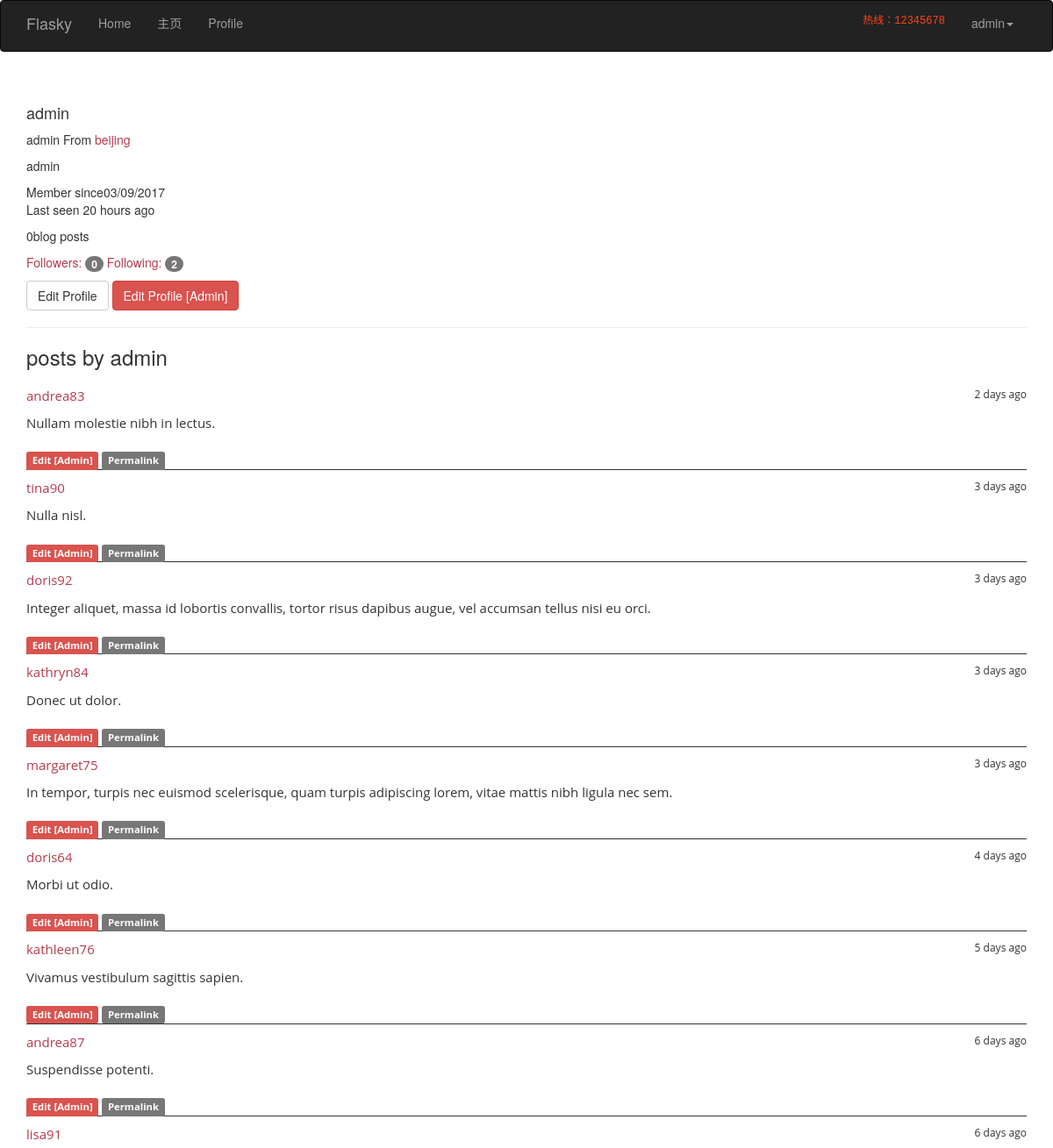
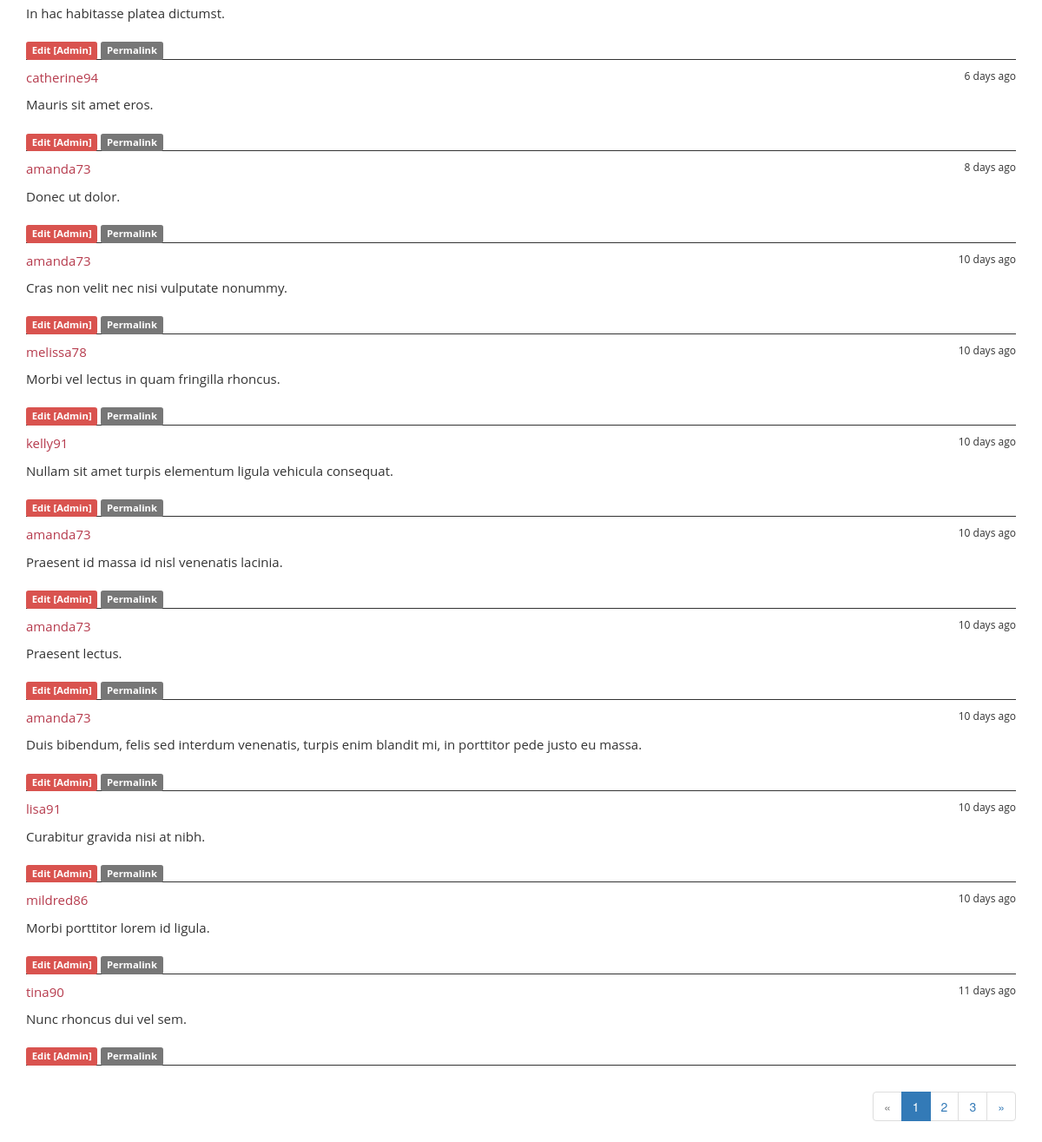
The app's page /user/admin (signed in), older data (2 pictures, top to bottom).
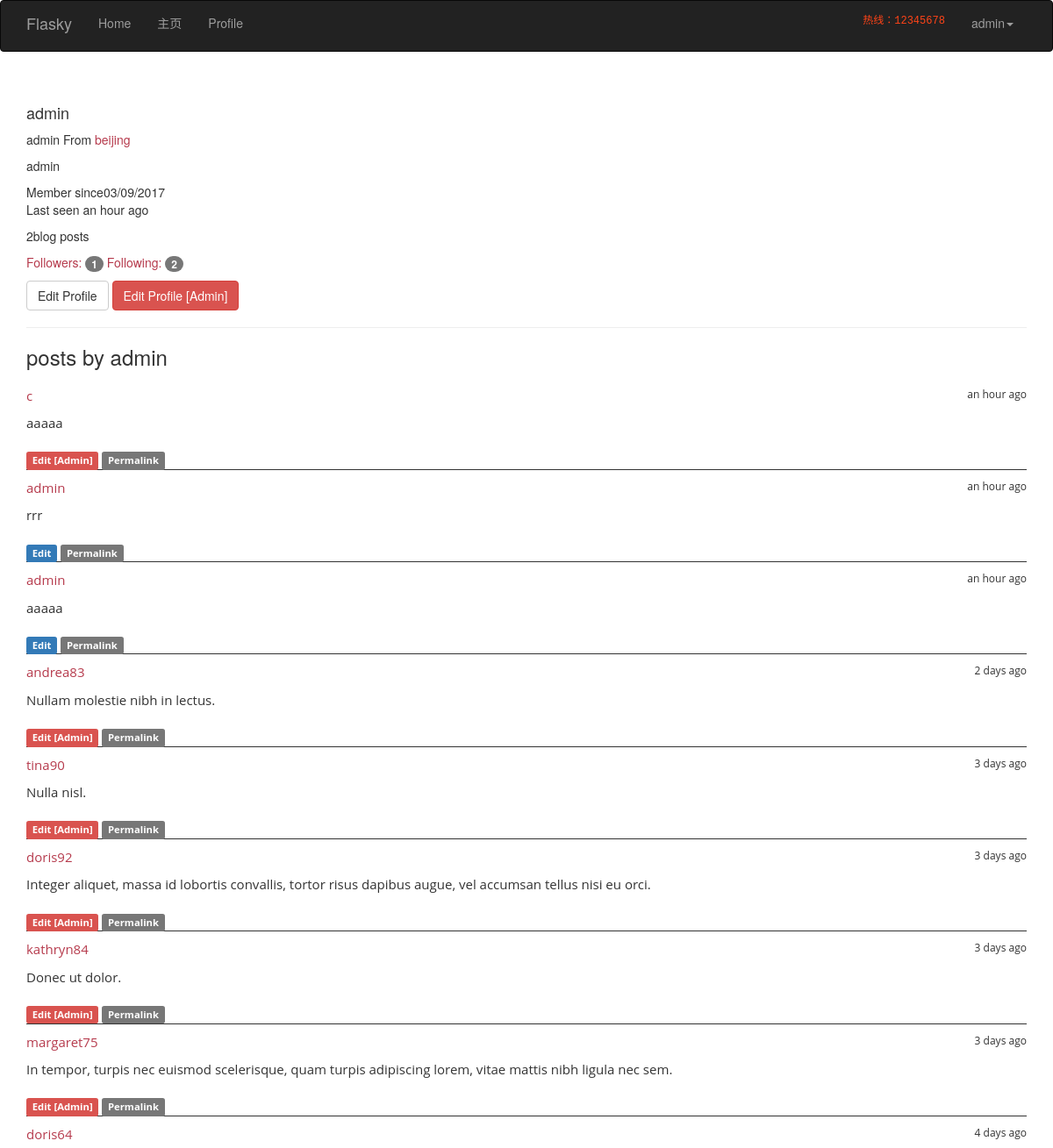
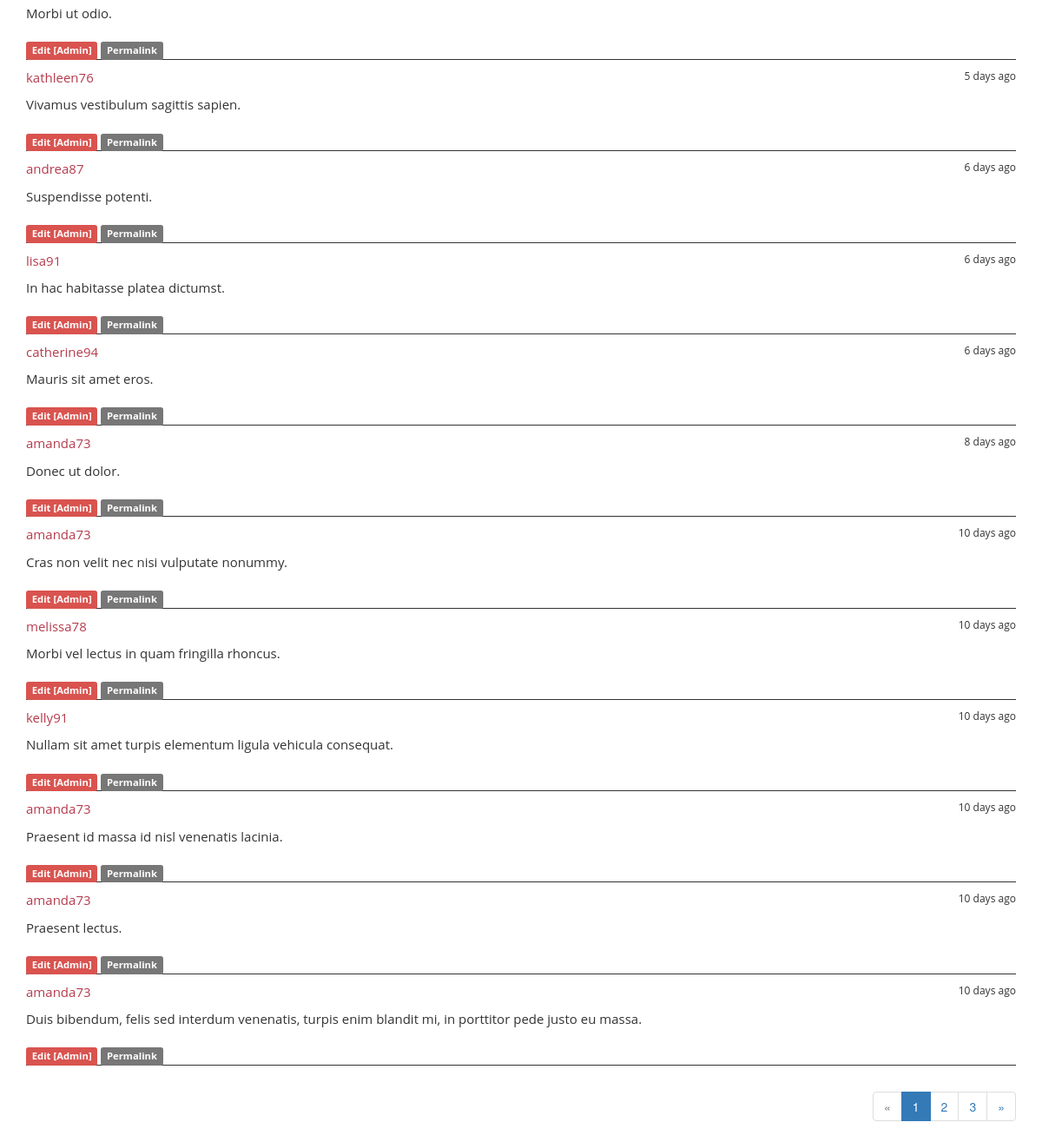
The same page, newer data (2 pictures, top to bottom).
### app/models.py (models this page shows, shortened)
class User(UserMixin,db.Model):
    __tablename__ = 'users'
    id = db.Column(db.Integer, primary_key=True)
    email= db.Column(db.String(64),unique=True,index=True)
    nickname=db.Column(db.String(64),unique= True,index=True)
    username = db.Column(db.String(64))
    role_id = db.Column(db.Integer, db.ForeignKey('roles.id'))
    password_hash = db.Column(db.String(128))
    location = db.Column(db.String(64))
    member_since = db.Column(db.DateTime(),default=datetime.utcnow)
    last_seen = db.Column(db.DateTime(),default=datetime.utcnow)
    confirmed = db.Column(db.Boolean,default=True)
    posts = db.relationship('Post',backref='author',lazy='dynamic')
    followed = db.relationship('Follow',foreign_keys=[Follow.follower_id],backref=db.backref('follower',lazy="joined"),lazy="dynamic",cascade="all,delete-orphan")
    followers = db.relationship('Follow',foreign_keys=[Follow.followed_id],backref=db.backref('followed',lazy="joined"),lazy="dynamic",cascade="all,delete-orphan")
    @property
    def password(self):
        raise AttributeError('password is not a readable attribute')
    def can(self,permissions):
        return self.role is not None and (self.role.permissions & permissions) == permissions
    def is_administrator(self):
        return self.can(Permission.ADMINISTER)
    def ping(self):
        self.last_seen = datetime.utcnow()
        db.session.add(self)

class Post(db.Model):
    __tablename__='posts'
    id = db.Column(db.Integer,primary_key=True)
    body = db.Column(db.Text)
    body_html = db.Column(db.Text)
    timestamp = db.Column(db.DateTime,index=True,default=datetime.utcnow)
    author_id = db.Column(db.Integer,db.ForeignKey('users.id'))

### app/main/views.py (the view)
@main.route('/user/<nickname>')
def user(nickname):
    user = User.query.filter_by(nickname = nickname).first()
    if user is None:
        abort(404)
    page = request.args.get('page', 1, type=int)
    pagination = Post.query.order_by(Post.timestamp.desc()).paginate(page, per_page=current_app.config[
        'FLASKY_POSTS_PER_PAGE'], error_out=False)
    posts = pagination.items
    return render_template('user.html', user=user, posts=posts,pagination=pagination)

### app/auth/views.py (called while the page is built)
@auth.before_app_request
def befor_request():
    if current_user.is_authenticated:
        current_user.ping()
        if not current_user.confirmed and request.endpoint[:5] != 'auth.':
            return redirect(url_for('auth.unconfirmed'))

@auth.before_app_request
def befor_request():
    if current_user.is_authenticated \
            and not current_user.confirmed \
            and request.endpoint[:5] != 'auth.'\
            and request.endpoint != 'static':
        return redirect(url_for('auth.unconfirmed'))

### app/main/__init__.py (called while the page is built)
@main.app_context_processor
def inject_permissions():
    return dict(Permission=Permission)

### app/models.py (called while the page is built)
@login_manager.user_loader
def load_user(user_id):
    return User.query.get(int(user_id))

### app/templates/user.html (shortened to what this page needs)
{% extends "base.html" %}
{% import "bootstrap/wtf.html" as wtf %}
{% import "_macros.html" as macro %}
{% block page_content %}
<div class="page-header">
<div class="profile-header">
    <h4>{{ user.nickname }}</h4>
    {% if user.nickname or user.location  %}
        <p>
            {% if user.nickname  %}{{ user.nickname }}{% endif %}
            {% if user.location %}From
                <a href="http://map.baidu.com/?q={{ user.location }}">{{ user.location }}</a>
             {% endif %}
        </p>
    {% endif %}
    {% if current_user.is_administrator() %}
        <p>{{ user.nickname }} </p>
    {% endif %}
    <P>
        Member since{{ moment(user.member_since).format('L') }}<br>
        Last seen {{ moment(user.last_seen).fromNow() }}
    </P>
    <P>{{ user.posts.count() }}blog posts</P>
    <P>
     <a href="{{ url_for('.followers', nickname=user.nickname) }}">Followers: <span class="badge">{{ user.followers.count() }}</span></a>
     <a href="{{ url_for('.followed_by', nickname=user.nickname) }}">Following: <span class="badge">{{ user.followed.count() }}</span></a>
    </p>
    <p>
        {% if user ==current_user %}
            <a class="btn btn-default" href="{{ url_for(".edit_profile") }}">Edit Profile</a>
        {% endif %}
        {% if current_user.is_administrator() %}
            <a class="btn btn-danger" href="{{ url_for('.edit_profile_admin', id=user.id) }}">Edit Profile [Admin]</a>
        {% endif %}
    </P>
</div>
</div>
<h3>posts by {{ user.nickname }}</h3>
{% include 'posts.html' %}
{% if pagination %}
    <div class="pagination">
    {{ macro.pagination_widget(pagination,'.user',nickname=user.nickname) }}
    </div>
{% endif %}
{% endblock %}

### app/templates/base.html (shortened to what this page needs)
{% extends "bootstrap/base.html" %}
{% block head %}
{{ super() }}
<link rel="stylesheet" type="text/css" href="{{ url_for('static', filename = 'css/style.css') }}">
{% endblock %}
{% block navbar %}
<div class="navbar navbar-inverse" role="navigation">
    <div class="container">
        <div class="navbar-header">
            <a class="navbar-brand" href="{{ url_for('main.index') }}">Flasky</a>
        </div>
        <div class="navbar-collapse collapse">
            <ul class="nav navbar-nav navbar-left">
                <li class="dropdown">
                     <a href="#" class = "dropdown-toggle" data-toggle="dropdown">Home</a>
                </li>
            </ul>
            <ul class="nav navbar-nav navbar-left">
                <li class="dropdown">
                     <a href="#" class = "dropdown-toggle" data-toggle="dropdown">主页</a>
                </li>
            </ul>
            <ul class="nav navbar-nav navbar-left">
                {% if current_user.is_authenticated %}
                <li><a href="{{ url_for('main.edit_profile') }}">Profile</a></li>
                {% endif %}
            </ul>
            <ul class="nav navbar-nav navbar-right">
                <li>
                    <p class="aa">热线：12345678</p>
                </li>
                {% if current_user.is_authenticated %}
                <li class="dropdown">
                    <a href="#" class = "dropdown-toggle" data-toggle="dropdown">{{ current_user.nickname}}<b class = "caret"></b></a>
                </li>
                {% else %}
                <li><a href="{{ url_for('auth.login') }}">Log In</a></li>
                {% endif %}
            </ul>
        </div>
    </div>
</div>
{% endblock %}
{% block content %}
<div class="container">
    {% block page_content %}{% endblock %}
</div>
{% endblock %}

### app/templates/posts.html (shortened to what this page needs)
 <ul class="posts">
    {% for post in posts %}
        <li class="post">
        <div class="profile-thumbnail">
        </div>
        <div class="post-content">
        <div class="post-date">{{ moment(post.timestamp).fromNow() }}</div>
        <div class="post-author">
        <a href="{{ url_for('.user', nickname=post.author.nickname) }}">
        {{ post.author.nickname }}
        </a>
        </div>
        <div class="post-body">
            {% if post.body_html %}
            {{ post.body_html|safe }}
            {% else %}
            {{ post.body}}
            {% endif %}
        </div>
        <div class="post-footer">
             {% if current_user == post.author %}
                <a href="{{ url_for('.edit', id=post.id) }}">
                    <span class="label label-primary">Edit</span>
             </a>
             {% elif current_user.is_administrator() %}<a href="{{ url_for('.edit', id=post.id) }}">
                 <span class="label label-danger">Edit [Admin]</span>
             </a>
                {% endif %}
        <a href="{{ url_for('.post',id=post.id) }}">
            <span class="label label-default">Permalink</span>
        </a>
        </div>
        </div>
        </li>
    {% endfor %}
    </ul>

Row changes from the older to the newer data that the page shows:
no longer on this page (row unchanged): Post: timestamp "10 days ago", author.nickname "lisa91", body_html "Curabitur gravida nisi at nibh."
no longer on this page (row unchanged): Post: timestamp "10 days ago", author.nickname "mildred86", body_html "Morbi porttitor lorem id ligula."
no longer on this page (row unchanged): Post: timestamp "11 days ago", author.nickname "tina90", body_html "Nunc rhoncus dui vel sem."
changed User "admin": last_seen "20 hours ago" → "an hour ago"
added Post: timestamp "an hour ago", author.nickname "c", body_html "aaaaa"
added Post: timestamp "an hour ago", author.nickname "admin", body_html "rrr"
added Post: timestamp "an hour ago", author.nickname "admin", body_html "aaaaa"
Text that changed along with them:
{{ user.posts.count() }}: "0" → "2"
{{ user.followers.count() }}: "0" → "1"
